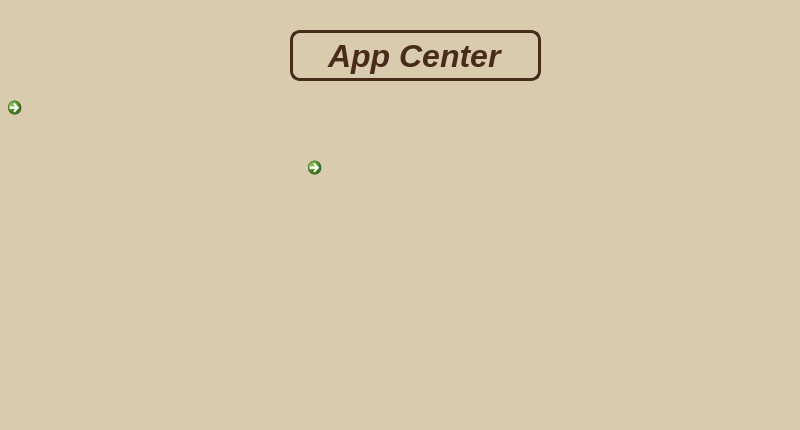
<?xml version="1.0" encoding="UTF-8"?>
<ui version="4.0">
 <class>Dialog</class>
 <widget class="QDialog" name="Dialog">
  <property name="geometry">
   <rect>
    <x>0</x>
    <y>0</y>
    <width>800</width>
    <height>430</height>
   </rect>
  </property>
  <property name="windowTitle">
   <string>Dialog</string>
  </property>
  <property name="styleSheet">
   <string notr="true">background-color : rgb(217, 203, 174)</string>
  </property>
  <widget class="QCommandLinkButton" name="downloadButton">
   <property name="geometry">
    <rect>
     <x>230</x>
     <y>120</y>
     <width>125</width>
     <height>171</height>
    </rect>
   </property>
   <property name="focusPolicy">
    <enum>Qt::NoFocus</enum>
   </property>
   <property name="contextMenuPolicy">
    <enum>Qt::NoContextMenu</enum>
   </property>
   <property name="text">
    <string/>
   </property>
   <property name="icon">
    <iconset>
     <normaloff>../res/downloadNotSelected.png</normaloff>../res/downloadNotSelected.png</iconset>
   </property>
   <property name="iconSize">
    <size>
     <width>110</width>
     <height>150</height>
    </size>
   </property>
  </widget>
  <widget class="QCommandLinkButton" name="registerButton">
   <property name="geometry">
    <rect>
     <x>450</x>
     <y>120</y>
     <width>125</width>
     <height>171</height>
    </rect>
   </property>
   <property name="focusPolicy">
    <enum>Qt::NoFocus</enum>
   </property>
   <property name="contextMenuPolicy">
    <enum>Qt::NoContextMenu</enum>
   </property>
   <property name="text">
    <string/>
   </property>
   <property name="icon">
    <iconset>
     <normaloff>../res/addUserNotSelected.png</normaloff>../res/addUserNotSelected.png</iconset>
   </property>
   <property name="iconSize">
    <size>
     <width>110</width>
     <height>150</height>
    </size>
   </property>
  </widget>
  <widget class="QCommandLinkButton" name="commandLinkButton">
   <property name="geometry">
    <rect>
     <x>0</x>
     <y>240</y>
     <width>201</width>
     <height>191</height>
    </rect>
   </property>
   <property name="focusPolicy">
    <enum>Qt::NoFocus</enum>
   </property>
   <property name="contextMenuPolicy">
    <enum>Qt::NoContextMenu</enum>
   </property>
   <property name="styleSheet">
    <string notr="true">:hover { background-color : rgb(0,0,0,0)}</string>
   </property>
   <property name="text">
    <string/>
   </property>
   <property name="icon">
    <iconset>
     <normaloff>../res/phoneJoke.png</normaloff>../res/phoneJoke.png</iconset>
   </property>
   <property name="iconSize">
    <size>
     <width>240</width>
     <height>190</height>
    </size>
   </property>
  </widget>
  <widget class="QLineEdit" name="lineEdit">
   <property name="geometry">
    <rect>
     <x>290</x>
     <y>30</y>
     <width>251</width>
     <height>51</height>
    </rect>
   </property>
   <property name="font">
    <font>
     <family>Ubuntu</family>
     <pointsize>24</pointsize>
     <weight>75</weight>
     <italic>true</italic>
     <bold>true</bold>
    </font>
   </property>
   <property name="focusPolicy">
    <enum>Qt::NoFocus</enum>
   </property>
   <property name="contextMenuPolicy">
    <enum>Qt::NoContextMenu</enum>
   </property>
   <property name="styleSheet">
    <string notr="true">border : 3px solid rgb(71,43,27);
border-radius : 10px;
background-color : rgb(217, 203, 174);
color : rgb(72, 43, 27)</string>
   </property>
   <property name="text">
    <string>App Center</string>
   </property>
   <property name="alignment">
    <set>Qt::AlignCenter</set>
   </property>
   <property name="readOnly">
    <bool>true</bool>
   </property>
  </widget>
  <widget class="QWidget" name="qrWidget" native="true">
   <property name="geometry">
    <rect>
     <x>0</x>
     <y>90</y>
     <width>800</width>
     <height>341</height>
    </rect>
   </property>
   <property name="contextMenuPolicy">
    <enum>Qt::NoContextMenu</enum>
   </property>
   <property name="styleSheet">
    <string notr="true">border:none</string>
   </property>
   <widget class="QCommandLinkButton" name="qrHide">
    <property name="geometry">
     <rect>
      <x>0</x>
      <y>0</y>
      <width>800</width>
      <height>341</height>
     </rect>
    </property>
    <property name="focusPolicy">
     <enum>Qt::NoFocus</enum>
    </property>
    <property name="text">
     <string/>
    </property>
    <property name="icon">
     <iconset theme="emtpy">
      <normaloff/>
     </iconset>
    </property>
   </widget>
   <widget class="QCommandLinkButton" name="commandLinkButton_2">
    <property name="geometry">
     <rect>
      <x>300</x>
      <y>60</y>
      <width>221</width>
      <height>221</height>
     </rect>
    </property>
    <property name="text">
     <string/>
    </property>
    <property name="icon">
     <iconset>
      <normaloff>../res/download.png</normaloff>../res/download.png</iconset>
    </property>
    <property name="iconSize">
     <size>
      <width>200</width>
      <height>200</height>
     </size>
    </property>
   </widget>
  </widget>
  <widget class="QWidget" name="addWidget" native="true">
   <property name="geometry">
    <rect>
     <x>0</x>
     <y>90</y>
     <width>800</width>
     <height>341</height>
    </rect>
   </property>
   <property name="contextMenuPolicy">
    <enum>Qt::NoContextMenu</enum>
   </property>
   <property name="styleSheet">
    <string notr="true">border:none</string>
   </property>
   <widget class="QCommandLinkButton" name="addHide">
    <property name="geometry">
     <rect>
      <x>0</x>
      <y>0</y>
      <width>800</width>
      <height>341</height>
     </rect>
    </property>
    <property name="focusPolicy">
     <enum>Qt::NoFocus</enum>
    </property>
    <property name="text">
     <string/>
    </property>
    <property name="icon">
     <iconset theme="emtpy">
      <normaloff/>
     </iconset>
    </property>
   </widget>
   <widget class="QCommandLinkButton" name="userQr">
    <property name="geometry">
     <rect>
      <x>300</x>
      <y>60</y>
      <width>221</width>
      <height>221</height>
     </rect>
    </property>
    <property name="focusPolicy">
     <enum>Qt::NoFocus</enum>
    </property>
    <property name="text">
     <string/>
    </property>
    <property name="icon">
     <iconset>
      <normaloff>../res/addUserWaiting.png</normaloff>../res/addUserWaiting.png</iconset>
    </property>
    <property name="iconSize">
     <size>
      <width>200</width>
      <height>200</height>
     </size>
    </property>
   </widget>
  </widget>
  <zorder>qrWidget</zorder>
  <zorder>downloadButton</zorder>
  <zorder>registerButton</zorder>
  <zorder>commandLinkButton</zorder>
  <zorder>lineEdit</zorder>
  <zorder>addWidget</zorder>
 </widget>
 <resources/>
 <connections/>
 <slots>
  <signal>clicked()</signal>
 </slots>
</ui>
